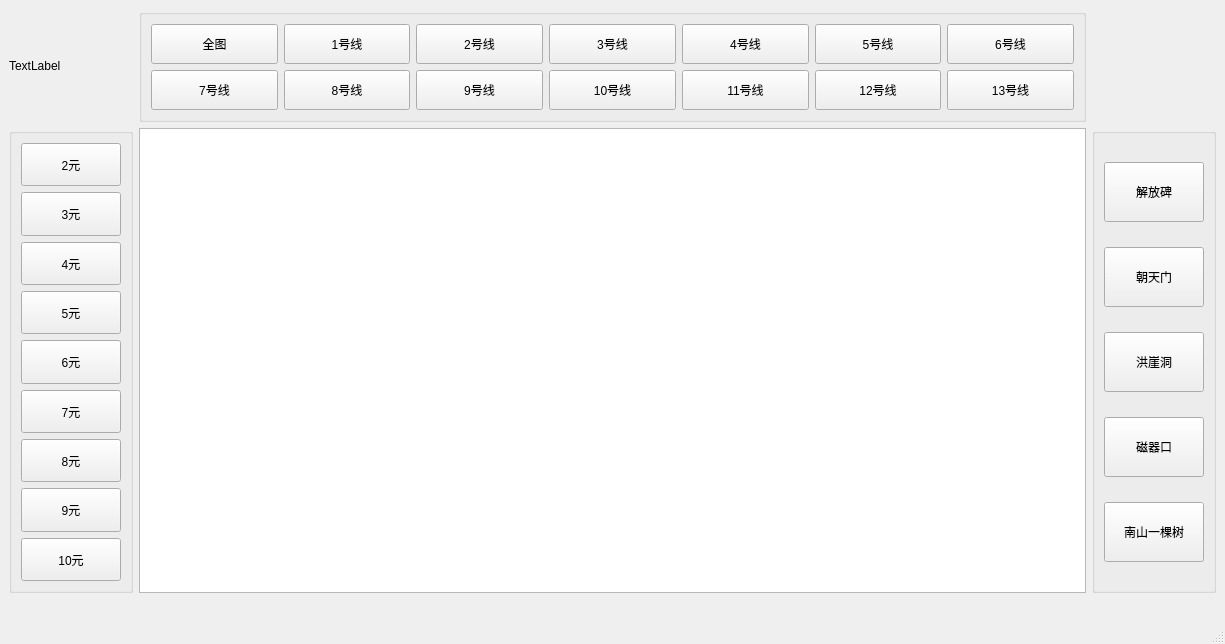
<?xml version="1.0" encoding="UTF-8"?>
<ui version="4.0">
 <class>MainWindow</class>
 <widget class="QMainWindow" name="MainWindow">
  <property name="geometry">
   <rect>
    <x>0</x>
    <y>0</y>
    <width>1225</width>
    <height>644</height>
   </rect>
  </property>
  <property name="windowTitle">
   <string>MainWindow</string>
  </property>
  <widget class="QWidget" name="centralwidget">
   <layout class="QGridLayout" name="gridLayout">
    <item row="0" column="0">
     <widget class="QLabel" name="label_logo">
      <property name="text">
       <string>TextLabel</string>
      </property>
     </widget>
    </item>
    <item row="0" column="1">
     <widget class="QGroupBox" name="groupBox_2">
      <property name="title">
       <string/>
      </property>
      <layout class="QGridLayout" name="gridLayout_3">
       <item row="0" column="0">
        <widget class="QPushButton" name="all_line_pb">
         <property name="minimumSize">
          <size>
           <width>100</width>
           <height>40</height>
          </size>
         </property>
         <property name="maximumSize">
          <size>
           <width>200</width>
           <height>100</height>
          </size>
         </property>
         <property name="text">
          <string>全图</string>
         </property>
        </widget>
       </item>
       <item row="2" column="2">
        <widget class="QPushButton" name="line9_pb">
         <property name="minimumSize">
          <size>
           <width>100</width>
           <height>40</height>
          </size>
         </property>
         <property name="maximumSize">
          <size>
           <width>200</width>
           <height>100</height>
          </size>
         </property>
         <property name="text">
          <string>9号线</string>
         </property>
        </widget>
       </item>
       <item row="2" column="1">
        <widget class="QPushButton" name="line8_pb">
         <property name="minimumSize">
          <size>
           <width>100</width>
           <height>40</height>
          </size>
         </property>
         <property name="maximumSize">
          <size>
           <width>200</width>
           <height>100</height>
          </size>
         </property>
         <property name="text">
          <string>8号线</string>
         </property>
        </widget>
       </item>
       <item row="0" column="1">
        <widget class="QPushButton" name="line1_pb">
         <property name="minimumSize">
          <size>
           <width>100</width>
           <height>40</height>
          </size>
         </property>
         <property name="maximumSize">
          <size>
           <width>200</width>
           <height>100</height>
          </size>
         </property>
         <property name="text">
          <string>1号线</string>
         </property>
        </widget>
       </item>
       <item row="0" column="2">
        <widget class="QPushButton" name="line2_pb">
         <property name="minimumSize">
          <size>
           <width>100</width>
           <height>40</height>
          </size>
         </property>
         <property name="maximumSize">
          <size>
           <width>200</width>
           <height>100</height>
          </size>
         </property>
         <property name="text">
          <string>2号线</string>
         </property>
        </widget>
       </item>
       <item row="0" column="4">
        <widget class="QPushButton" name="line3_pb">
         <property name="minimumSize">
          <size>
           <width>100</width>
           <height>40</height>
          </size>
         </property>
         <property name="maximumSize">
          <size>
           <width>200</width>
           <height>100</height>
          </size>
         </property>
         <property name="text">
          <string>3号线</string>
         </property>
        </widget>
       </item>
       <item row="2" column="4">
        <widget class="QPushButton" name="line10_pb">
         <property name="minimumSize">
          <size>
           <width>100</width>
           <height>40</height>
          </size>
         </property>
         <property name="maximumSize">
          <size>
           <width>200</width>
           <height>100</height>
          </size>
         </property>
         <property name="text">
          <string>10号线</string>
         </property>
        </widget>
       </item>
       <item row="0" column="6">
        <widget class="QPushButton" name="line5_pb">
         <property name="minimumSize">
          <size>
           <width>100</width>
           <height>40</height>
          </size>
         </property>
         <property name="maximumSize">
          <size>
           <width>200</width>
           <height>100</height>
          </size>
         </property>
         <property name="text">
          <string>5号线</string>
         </property>
        </widget>
       </item>
       <item row="0" column="7">
        <widget class="QPushButton" name="line6_pb">
         <property name="minimumSize">
          <size>
           <width>100</width>
           <height>40</height>
          </size>
         </property>
         <property name="maximumSize">
          <size>
           <width>200</width>
           <height>100</height>
          </size>
         </property>
         <property name="text">
          <string>6号线</string>
         </property>
        </widget>
       </item>
       <item row="2" column="0">
        <widget class="QPushButton" name="line7_pb">
         <property name="minimumSize">
          <size>
           <width>100</width>
           <height>40</height>
          </size>
         </property>
         <property name="maximumSize">
          <size>
           <width>200</width>
           <height>100</height>
          </size>
         </property>
         <property name="text">
          <string>7号线</string>
         </property>
        </widget>
       </item>
       <item row="0" column="5">
        <widget class="QPushButton" name="line4_pb">
         <property name="minimumSize">
          <size>
           <width>100</width>
           <height>40</height>
          </size>
         </property>
         <property name="maximumSize">
          <size>
           <width>200</width>
           <height>100</height>
          </size>
         </property>
         <property name="text">
          <string>4号线</string>
         </property>
        </widget>
       </item>
       <item row="2" column="5">
        <widget class="QPushButton" name="line11_pb">
         <property name="minimumSize">
          <size>
           <width>100</width>
           <height>40</height>
          </size>
         </property>
         <property name="maximumSize">
          <size>
           <width>200</width>
           <height>100</height>
          </size>
         </property>
         <property name="text">
          <string>11号线</string>
         </property>
        </widget>
       </item>
       <item row="2" column="6">
        <widget class="QPushButton" name="line12_pb">
         <property name="minimumSize">
          <size>
           <width>100</width>
           <height>40</height>
          </size>
         </property>
         <property name="maximumSize">
          <size>
           <width>200</width>
           <height>100</height>
          </size>
         </property>
         <property name="text">
          <string>12号线</string>
         </property>
        </widget>
       </item>
       <item row="2" column="7">
        <widget class="QPushButton" name="line13_pb">
         <property name="minimumSize">
          <size>
           <width>100</width>
           <height>40</height>
          </size>
         </property>
         <property name="maximumSize">
          <size>
           <width>200</width>
           <height>100</height>
          </size>
         </property>
         <property name="text">
          <string>13号线</string>
         </property>
        </widget>
       </item>
      </layout>
     </widget>
    </item>
    <item row="1" column="0">
     <widget class="QGroupBox" name="groupBox">
      <property name="title">
       <string/>
      </property>
      <layout class="QVBoxLayout" name="verticalLayout">
       <item>
        <widget class="QPushButton" name="ticket1_pb">
         <property name="minimumSize">
          <size>
           <width>100</width>
           <height>40</height>
          </size>
         </property>
         <property name="maximumSize">
          <size>
           <width>100</width>
           <height>100</height>
          </size>
         </property>
         <property name="text">
          <string>2元</string>
         </property>
        </widget>
       </item>
       <item>
        <widget class="QPushButton" name="ticket2_pb">
         <property name="minimumSize">
          <size>
           <width>100</width>
           <height>40</height>
          </size>
         </property>
         <property name="maximumSize">
          <size>
           <width>100</width>
           <height>100</height>
          </size>
         </property>
         <property name="text">
          <string>3元</string>
         </property>
        </widget>
       </item>
       <item>
        <widget class="QPushButton" name="ticket3_pb">
         <property name="minimumSize">
          <size>
           <width>100</width>
           <height>40</height>
          </size>
         </property>
         <property name="maximumSize">
          <size>
           <width>100</width>
           <height>100</height>
          </size>
         </property>
         <property name="text">
          <string>4元</string>
         </property>
        </widget>
       </item>
       <item>
        <widget class="QPushButton" name="ticket4_pb">
         <property name="minimumSize">
          <size>
           <width>100</width>
           <height>40</height>
          </size>
         </property>
         <property name="maximumSize">
          <size>
           <width>100</width>
           <height>100</height>
          </size>
         </property>
         <property name="text">
          <string>5元</string>
         </property>
        </widget>
       </item>
       <item>
        <widget class="QPushButton" name="ticket5_pb">
         <property name="minimumSize">
          <size>
           <width>100</width>
           <height>40</height>
          </size>
         </property>
         <property name="maximumSize">
          <size>
           <width>100</width>
           <height>100</height>
          </size>
         </property>
         <property name="text">
          <string>6元</string>
         </property>
        </widget>
       </item>
       <item>
        <widget class="QPushButton" name="ticket6_pb">
         <property name="minimumSize">
          <size>
           <width>100</width>
           <height>40</height>
          </size>
         </property>
         <property name="maximumSize">
          <size>
           <width>100</width>
           <height>100</height>
          </size>
         </property>
         <property name="text">
          <string>7元</string>
         </property>
        </widget>
       </item>
       <item>
        <widget class="QPushButton" name="ticket7_pb">
         <property name="minimumSize">
          <size>
           <width>100</width>
           <height>40</height>
          </size>
         </property>
         <property name="maximumSize">
          <size>
           <width>100</width>
           <height>100</height>
          </size>
         </property>
         <property name="text">
          <string>8元</string>
         </property>
        </widget>
       </item>
       <item>
        <widget class="QPushButton" name="ticket8_pb">
         <property name="minimumSize">
          <size>
           <width>100</width>
           <height>40</height>
          </size>
         </property>
         <property name="maximumSize">
          <size>
           <width>100</width>
           <height>100</height>
          </size>
         </property>
         <property name="text">
          <string>9元</string>
         </property>
        </widget>
       </item>
       <item>
        <widget class="QPushButton" name="ticket9_pb">
         <property name="minimumSize">
          <size>
           <width>100</width>
           <height>40</height>
          </size>
         </property>
         <property name="maximumSize">
          <size>
           <width>100</width>
           <height>100</height>
          </size>
         </property>
         <property name="text">
          <string>10元</string>
         </property>
        </widget>
       </item>
      </layout>
     </widget>
    </item>
    <item row="1" column="1">
     <widget class="TGraphicsView" name="graphicsView">
      <property name="mouseTracking">
       <bool>false</bool>
      </property>
      <property name="focusPolicy">
       <enum>Qt::WheelFocus</enum>
      </property>
      <property name="viewportUpdateMode">
       <enum>QGraphicsView::SmartViewportUpdate</enum>
      </property>
     </widget>
    </item>
    <item row="1" column="2">
     <widget class="QGroupBox" name="groupBox_3">
      <property name="title">
       <string/>
      </property>
      <layout class="QVBoxLayout" name="verticalLayout_2">
       <item>
        <widget class="QPushButton" name="pushButton_jfb">
         <property name="sizePolicy">
          <sizepolicy hsizetype="Maximum" vsizetype="Fixed">
           <horstretch>0</horstretch>
           <verstretch>15</verstretch>
          </sizepolicy>
         </property>
         <property name="minimumSize">
          <size>
           <width>100</width>
           <height>60</height>
          </size>
         </property>
         <property name="text">
          <string>解放碑</string>
         </property>
        </widget>
       </item>
       <item>
        <widget class="QPushButton" name="pushButton_ctm">
         <property name="minimumSize">
          <size>
           <width>100</width>
           <height>60</height>
          </size>
         </property>
         <property name="text">
          <string>朝天门</string>
         </property>
        </widget>
       </item>
       <item>
        <widget class="QPushButton" name="pushButton_hyd">
         <property name="minimumSize">
          <size>
           <width>100</width>
           <height>60</height>
          </size>
         </property>
         <property name="text">
          <string>洪崖洞</string>
         </property>
        </widget>
       </item>
       <item>
        <widget class="QPushButton" name="pushButton_cqk">
         <property name="minimumSize">
          <size>
           <width>100</width>
           <height>60</height>
          </size>
         </property>
         <property name="text">
          <string>磁器口</string>
         </property>
        </widget>
       </item>
       <item>
        <widget class="QPushButton" name="pushButton_nsyks">
         <property name="minimumSize">
          <size>
           <width>100</width>
           <height>60</height>
          </size>
         </property>
         <property name="text">
          <string>南山一棵树</string>
         </property>
        </widget>
       </item>
      </layout>
     </widget>
    </item>
    <item row="2" column="2">
     <widget class="QLabel" name="label_ipinfo">
      <property name="text">
       <string/>
      </property>
     </widget>
    </item>
   </layout>
  </widget>
  <widget class="QStatusBar" name="statusbar"/>
 </widget>
 <customwidgets>
  <customwidget>
   <class>TGraphicsView</class>
   <extends>QGraphicsView</extends>
   <header location="global">tgraphicsview.h</header>
  </customwidget>
 </customwidgets>
 <resources/>
 <connections/>
</ui>
